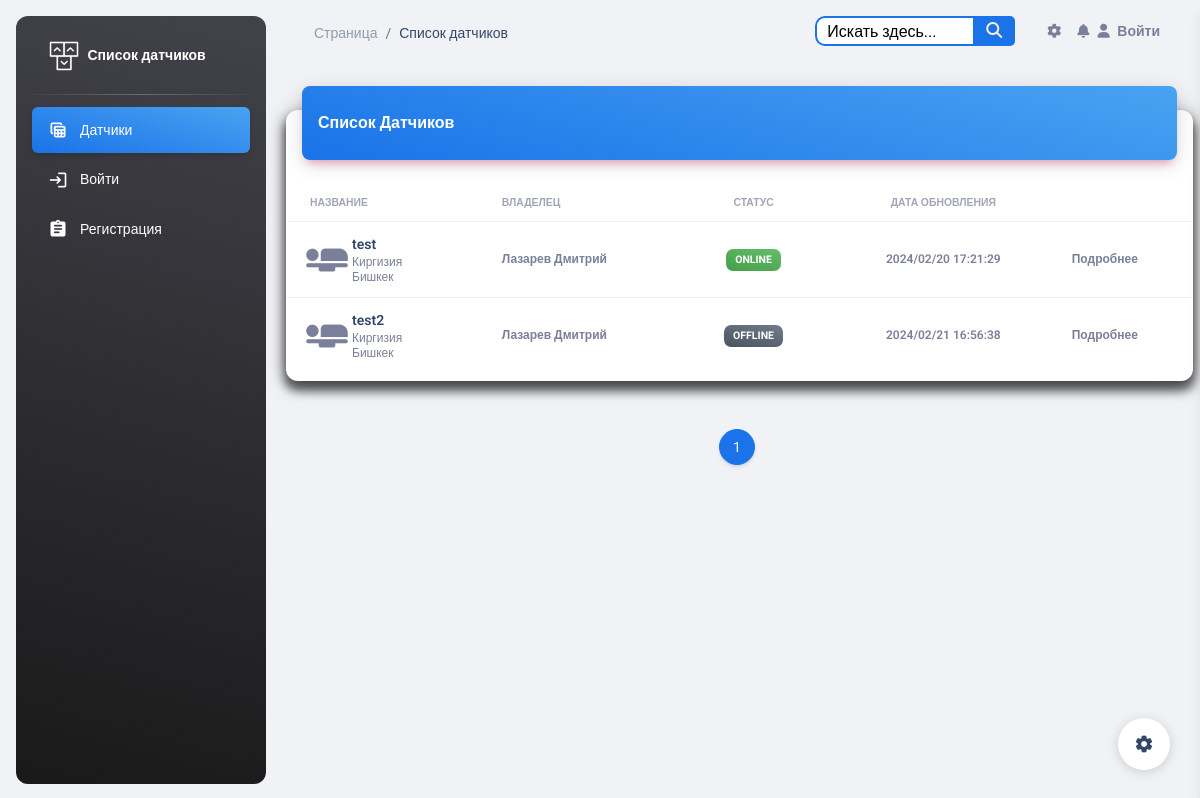
The page / on the database its author committed.
### esp_sensor/models.py (models this page shows, shortened)
class Sensor(models.Model):
    id = models.AutoField(primary_key=True)
    name = models.CharField('Имя датчика', max_length=100, unique=True)
    slug = models.SlugField(max_length=255, unique=True, db_index=True, verbose_name="URL")
    description = models.TextField('Описание', blank=True)
    owner = models.CharField("Владелец", max_length=100, blank=True)
    date_added = models.DateTimeField('Дата добавления', default=timezone.now)
    country = models.ManyToManyField(Country, blank=True, verbose_name='Страна')
    city = models.ManyToManyField(City, blank=True, verbose_name='Город')
    inclusions = models.IntegerField("Количество включений", default=0)
    power = models.IntegerField(default=0,
                                blank=True,
                                verbose_name='Мощность',
                                validators=[MinValueValidator(0), MaxValueValidator(100)])
    watt = models.IntegerField("Потребление мощности", default=0)
    volt = models.IntegerField("Электрическое напряжение", default=0)
    work = models.BooleanField('Онлайн', default=True)
    class Meta:
        verbose_name = 'Датчик'
        verbose_name_plural = 'Датчики'

class Country(models.Model):
    id = models.AutoField(primary_key=True)
    name = models.CharField("Название", max_length=100)
    class Meta:
        verbose_name = 'Страна'
        verbose_name_plural = 'Страны'

class City(models.Model):
    id = models.AutoField(primary_key=True)
    country = models.ManyToManyField(Country, blank=True, verbose_name='Страна')
    name = models.CharField("Название", max_length=100)
    class Meta:
        verbose_name = 'Город'
        verbose_name_plural = 'Города'

### esp_sensor/views.py (the view)
# urls.py: path('', SensorListView.as_view(), name='sensor_list'),
class SensorListView(ListView):
    model = Sensor
    template_name = 'sensor/sensor_list.html'
    context_object_name = 'sensors'
    paginate_by = 6
    def get_queryset(self):
        return Sensor.objects.order_by('id')

### templates/sensor/sensor_list.html (shortened to what this page needs)
{% load static %}
{% include 'base.html' %}
<body class="g-sidenav-show  bg-gray-200">
<aside class="sidenav navbar navbar-vertical navbar-expand-xs border-0 border-radius-xl my-3 fixed-start ms-3   bg-gradient-dark"
       id="sidenav-main">
    <div class="sidenav-header">
        <a class="navbar-brand m-0" href="{% url 'sensor_list' %}">
            <img src="{% static 'img/logo-ct.png' %}" class="navbar-brand-img h-100" alt="main_logo">
            <span class="ms-1 font-weight-bold text-white">Список датчиков</span>
        </a>
    </div>
    <hr class="horizontal light mt-0 mb-2">
    <div class="collapse navbar-collapse  w-auto " id="sidenav-collapse-main">
        <ul class="navbar-nav">
            <li class="nav-item">
                <a class="nav-link text-white active bg-gradient-info" href="{% url 'sensor_list' %}">
                    <div class="text-white text-center me-2 d-flex align-items-center justify-content-center">
                        <i class="material-icons opacity-10">table_view</i>
                    </div>
                    <span class="nav-link-text ms-1">Датчики</span>
                </a>
            </li>
            {% if user.is_authenticated %}
                <li class="nav-item mt-3">
                    <h6 class="ps-4 ms-2 text-uppercase text-xs text-white font-weight-bolder opacity-8">Страницы
                        аккаунта</h6>
                </li>
                <li class="nav-item">
                    <a class="nav-link text-white " href="{% url 'profiles:profile_detail' user.profile.slug %}">
                        <div class="text-white text-center me-2 d-flex align-items-center justify-content-center">
                            <i class="material-icons opacity-10">person_add</i>
                        </div>
                        <span class="nav-link-text ms-1">Профиль</span>
                        <span class="nav-link-text ms-1">{{ user.username }}</span>
                    </a>
                </li>
                <li class="nav-item">
                    <a class="nav-link text-white " href='{% url 'logout' %}'>
                        <div class="text-white text-center me-2 d-flex align-items-center justify-content-center">
                            <i class="material-icons opacity-10">login</i>
                        </div>
                        <span class="nav-link-text ms-1">Выйти</span>
                    </a>
                </li>
            {% else %}
                <li class="nav-item">
                    <a class="nav-link text-white " href='{% url 'login' %}'>
                        <div class="text-white text-center me-2 d-flex align-items-center justify-content-center">
                            <i class="material-icons opacity-10">login</i>
                        </div>
                        <span class="nav-link-text ms-1">Войти</span>
                    </a>
                </li>
                <li class="nav-item">
                    <a class="nav-link text-white " href="{% url 'register' %}">
                        <div class="text-white text-center me-2 d-flex align-items-center justify-content-center">
                            <i class="material-icons opacity-10">assignment</i>
                        </div>
                        <span class="nav-link-text ms-1">Регистрация</span>
                    </a>
                </li>
            {% endif %}
        </ul>
    </div>
</aside>
<main class="main-content position-relative max-height-vh-100 h-100 border-radius-lg ">
    <nav class="navbar navbar-main navbar-expand-lg px-0 mx-4 shadow-none border-radius-xl" id="navbarBlur"
         data-scroll="true">
        <div class="container-fluid py-1 px-3">
            <nav aria-label="breadcrumb">
                <ol class="breadcrumb bg-transparent mb-0 pb-0 pt-1 px-0 me-sm-6 me-5">
                    <li class="breadcrumb-item text-sm"><a class="opacity-5 text-dark" href="{% url 'sensor_list' %}">Страница</a>
                    <li class="breadcrumb-item text-sm text-dark active" aria-current="page">Список датчиков</li>
                </ol>
            </nav>
            {% include 'include/navbar.html' %}
        </div>
    </nav>
    <div class="container-fluid py-4">
        <div class="row">
            <div class="col-12">
                <div class="card my-4">
                    <div class="card-header p-0 position-relative mt-n4 mx-3 z-index-2">
                        <div class="bg-gradient-info shadow-primary border-radius-lg pt-4 pb-3">
                            <h6 class="text-white text-capitalize ps-3">Список датчиков</h6>
                        </div>
                    </div>
                    <div class="card-body px-0 pb-2">
                        <div class="table-responsive p-0">
                            <table class="table align-items-center mb-0">
                                <thead>
                                <tr>
                                    <th class="text-uppercase text-secondary text-xxs font-weight-bolder opacity-7">
                                        Название
                                    </th>
                                    <th class="text-uppercase text-secondary text-xxs font-weight-bolder opacity-7 ps-2">
                                        Владелец
                                    </th>
                                    <th class="text-center text-uppercase text-secondary text-xxs font-weight-bolder opacity-7">
                                        Статус
                                    </th>
                                    <th class="text-center text-uppercase text-secondary text-xxs font-weight-bolder opacity-7">
                                        Дата обновления
                                    </th>
                                    <th class="text-secondary opacity-7"></th>
                                </tr>
                                </thead>
                                <tbody>
                                {% for sensor in sensors %}
                                    <tr>
                                        <td>
                                            <div class="d-flex px-2 py-1">
                                                <div>
                                                    <i class="material-icons"
                                                       style="font-size: 50px;">airline_seat_flat</i>
                                                </div>
                                                <div class="d-flex flex-column justify-content-center">
                                                    <a href="{% url 'sensor_detail' sensor.pk %}"
                                                       class="text-secondary font-weight-bold text-xs"
                                                       data-toggle="tooltip" data-original-title="Edit user">
                                                        <h6 class="mb-0 text-sm">{{ sensor.name }}</h6>
                                                    </a>
                                                    {% for country in sensor.country.all %}
                                                        <p class="text-xs text-secondary mb-0">{{ country.name }}</p>
                                                    {% endfor %}
                                                    {% for city in sensor.city.all %}
                                                        <p class="text-xs text-secondary mb-0">{{ city.name }}</p>
                                                    {% endfor %}
                                                </div>
                                            </div>
                                        </td>
                                        <td>
                                            <p class="text-xs font-weight-bold mb-0">{{ sensor.owner }}</p>
                                        </td>
                                        <td class="align-middle text-center text-sm">
                                            {% if sensor.work %}
                                                <span class="badge badge-sm bg-gradient-success">Online</span>
                                            {% else %}
                                                <span class="badge badge-sm bg-gradient-secondary">Offline</span>
                                            {% endif %}
                                        </td>
                                        <td class="align-middle text-center">
                                            <span class="text-secondary text-xs font-weight-bold">{{ sensor.date_added | date:"Y/m/d H:i:s" }}</span>
                                        </td>
                                        <td class="align-middle">
                                            <a href="{% url 'sensor_detail' sensor.pk %}"
                                               class="text-secondary font-weight-bold text-xs"
                                               data-toggle="tooltip" data-original-title="Edit user">
                                                Подробнее
                                            </a>
                                        </td>
                                    </tr>
                                {% endfor %}
                                </tbody>
                            </table>
                        </div>
                    </div>
                </div>
            </div>
        </div>
    </div>
    <div>
        <nav aria-label="Page navigation example">
            <ul class="pagination justify-content-center">
                {% for p in paginator.page_range %}
                    {% if page_obj.number == p %}
                        <li class="page-item active"><span class="page-link" style="color:#ffffff;">{{ p }}</span></li>
                    {% else %}
                        <li class="page-item"><a class="page-link" href="?q={{ query }}&page={{ p }}">{{ p }}</a>
                        </li>
                    {% endif %}
                {% endfor %}
            </ul>
        </nav>
    </div>
</main>
{% include 'include/setting.html' %}
</body>

### rows shown on the page
Sensor: name "test", owner "Лазарев Дмитрий", work "ONLINE", date_added "2024/02/20 17:21:29"
Country: name "Киргизия"
City: name "Бишкек"
Sensor: name "test2", owner "Лазарев Дмитрий", work "OFFLINE", date_added "2024/02/21 16:56:38"

### other values the page prints
{{ p }} "1"
